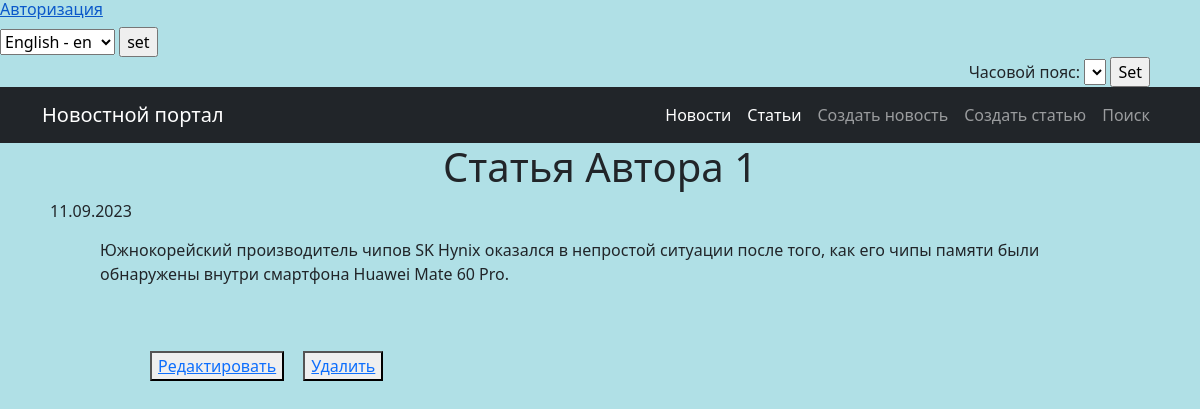
Screenshot of /article/7/ with the database file from the repository.
### news/models.py (models this page shows, shortened)
class Post(models.Model):
    author = models.ForeignKey(Author, on_delete=models.CASCADE)
    news = 'NW'
    article = 'AR'
    CATEGORY_CHOICES = (
        (news, 'Новость'),
        (article, 'Статья'),
    )
    choiceType = models.CharField(max_length=2,
                                  choices=CATEGORY_CHOICES,
                                  default=article)
    timeCreate = models.DateTimeField(auto_now_add=True)
    categoryPost = models.ManyToManyField(Category, through='PostCategory')
    title = models.CharField(max_length=100, unique=True)
    content = models.TextField()
    rating = models.IntegerField(default=0)

### news/views.py (the view)
# urls.py: path('article/<int:pk>/', ArticleDetail.as_view(), name='article_detail'),  # URL-шаблон для полной статьи
class ArticleDetail(DetailView):
    model = Post
    template_name = 'flatpages/article_detail.html'
    context_object_name = 'post'
    def get_object(self, *args, **kwargs):  # переопределяем метод получения объекта
        obj = cache.get(f'post-{self.kwargs["pk"]}', None)
        if not obj:
            obj = super().get_object(queryset=self.queryset)
            cache.set(f'post-{self.kwargs["pk"]}', obj)
        return obj

### news/templatetags/cenzura.py (called while the page is built)
@register.filter()
def censor(value):  # Естественно если делать реальный проект слов будет в разы больше.
    words_to_censor = ['6лядь', '6лять', 'cock', 'cunt',  'fuck', 'xyй',
                       'гавнюк', 'долбоёб', 'лошок', 'пидарас', 'шлюха']
    if not isinstance(value, str):  # Проверка, чтобы фильтр цензурирования применялся только к переменным строкового
        raise ValueError("Значение должно быть строкой")
    for word in words_to_censor:
        value = value.replace(word, '*' * len(word))
    return mark_safe(value)

### templates/flatpages/article_detail.html
{% extends 'flatpages/default.html' %}
{% load tz %}
{% load cenzura %}
{% block content %}
    <h1 style="text-align: center;">{{ post.title|censor }}</h1>
    <div style="margin-left: 50px;">{{ post.timeCreate|date:"d.m.Y" }}</div>
    <div style="margin: 15px 100px;">{{ post.content|censor }}</div>
<div style="margin: 50px 150px;">
        <button> <a href="{% url 'news:news_edit' post.id %}"> Редактировать </a> </button>
        <button style="margin: 15px;"> <a href="{% url 'news:news_delete' post.id %}"> Удалить </a> </button>
</div>
{% endblock %}

### rows the page displays
Post: title|censor "Статья Автора 1", timeCreate "11.09.2023", content|censor "Южнокорейский производитель чипов SK Hynix оказался в непростой ситуации после того, как его чипы памяти были обнаружены внутри смартфона Huawei Mate 60 Pro."

### other values shown
{{ News_Portal }} "Новостной портал"
form field language "English - en"
